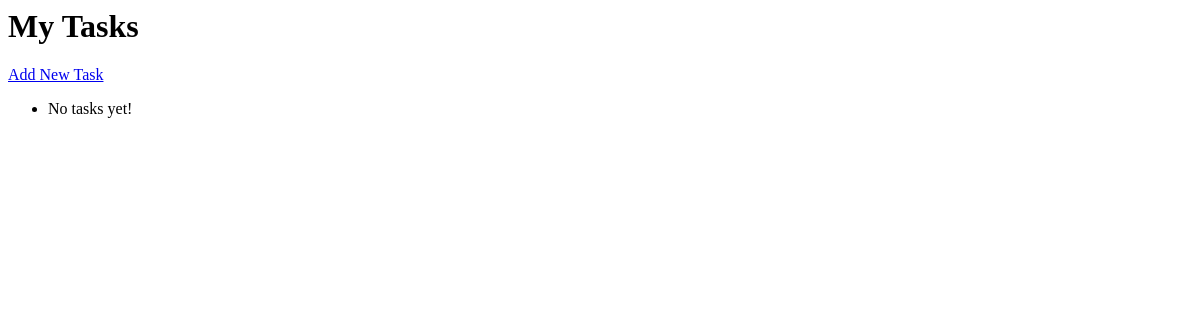
The app's page /, older data.
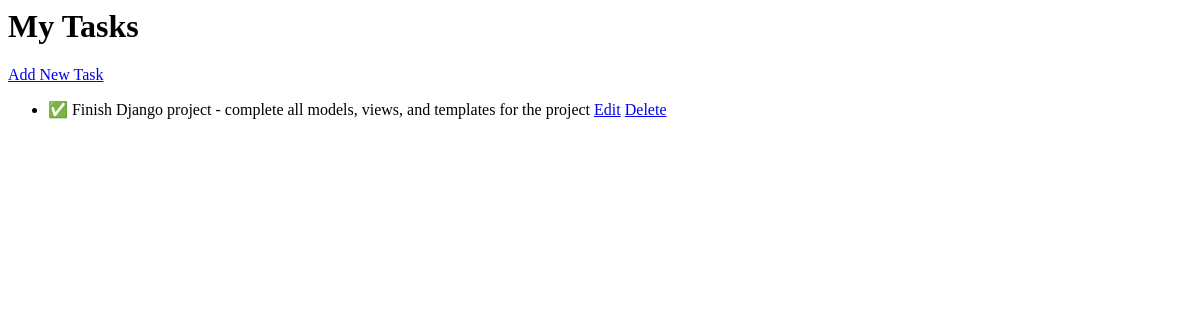
The same page, newer data.
### tasks/models.py (models this page shows, shortened)
class Task(models.Model):
    title = models.CharField(max_length=200)
    description = models.TextField(blank=True, null=True, default='')
    completed = models.BooleanField(default=False)
    due_date = models.DateField(null=True, blank=True)

### tasks/views.py (the view)
# urls.py: path('', views.task_list, name='task_list'),
def task_list(request):
    tasks = Task.objects.all()
    return render(request, 'tasks/task_list.html', {'tasks': tasks})

### tasks/templates/tasks/task_list.html
<h1>My Tasks</h1>
<a href="{% url 'task_create' %}">Add New Task</a>
<ul>
  {% for task in tasks %}
    <li>
      {% if task.completed %}
        ✅
      {% else %}
        ⬜
      {% endif %}
      {{ task.title }} - {{ task.description }}
      <a href="{% url 'task_edit' task.id %}">Edit</a>
      <a href="{% url 'task_delete' task.id %}">Delete</a>
    </li>
  {% empty %}
    <li>No tasks yet!</li>
  {% endfor %}
</ul>

Row changes from the older to the newer data that the page shows:
added Task: title "Finish Django project", description "complete all models, views, and templates for the project"
Text that changed along with them:
text no longer shown: "No tasks yet!"
